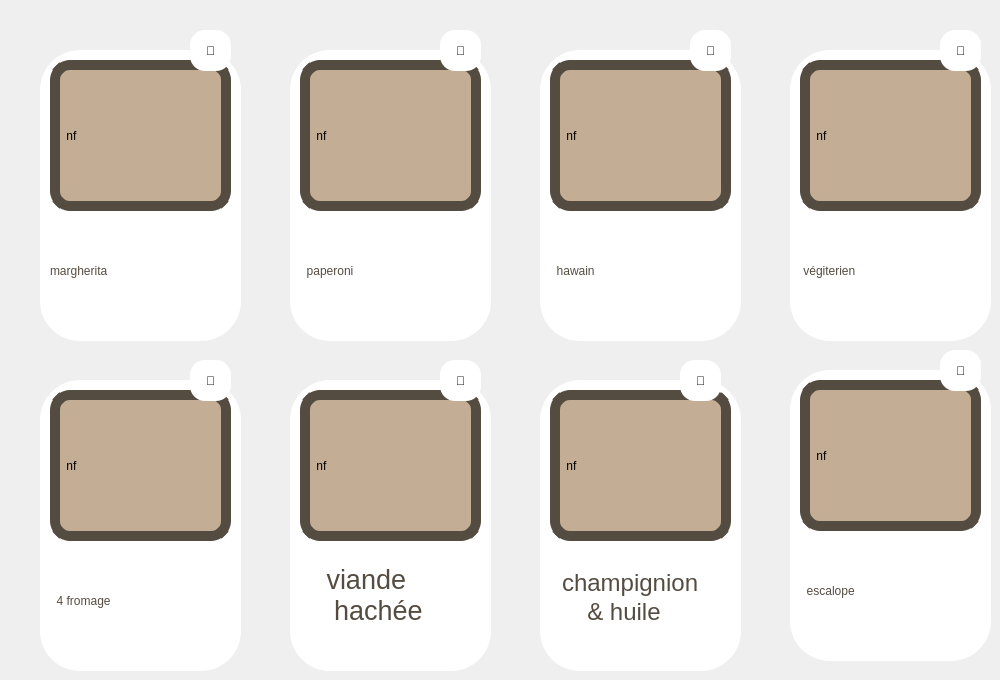
   <widget class="QWidget" name="tab_3">
    <attribute name="title">
     <string>pizza</string>
    </attribute>
    <widget class="QLabel" name="label_29">
     <property name="geometry">
      <rect>
       <x>290</x>
       <y>380</y>
       <width>201</width>
       <height>291</height>
      </rect>
     </property>
     <property name="styleSheet">
      <string notr="true">QLabel{border-radius:40px;background-color:white}</string>
     </property>
     <property name="text">
      <string/>
     </property>
    </widget>
    <widget class="QLabel" name="label_30">
     <property name="geometry">
      <rect>
       <x>290</x>
       <y>50</y>
       <width>201</width>
       <height>291</height>
      </rect>
     </property>
     <property name="styleSheet">
      <string notr="true">QLabel{border-radius:40px;background-color:white}</string>
     </property>
     <property name="text">
      <string/>
     </property>
    </widget>
    <widget class="QLabel" name="label_32">
     <property name="geometry">
      <rect>
       <x>40</x>
       <y>380</y>
       <width>201</width>
       <height>291</height>
      </rect>
     </property>
     <property name="styleSheet">
      <string notr="true">QLabel{border-radius:40px;background-color:white}</string>
     </property>
     <property name="text">
      <string/>
     </property>
    </widget>
    <widget class="QLabel" name="label_33">
     <property name="geometry">
      <rect>
       <x>540</x>
       <y>50</y>
       <width>201</width>
       <height>291</height>
      </rect>
     </property>
     <property name="styleSheet">
      <string notr="true">QLabel{border-radius:40px;background-color:white}</string>
     </property>
     <property name="text">
      <string/>
     </property>
    </widget>
    <widget class="QLabel" name="label_34">
     <property name="geometry">
      <rect>
       <x>40</x>
       <y>50</y>
       <width>201</width>
       <height>291</height>
      </rect>
     </property>
     <property name="styleSheet">
      <string notr="true">QLabel{border-radius:40px;background-color:white}</string>
     </property>
     <property name="text">
      <string/>
     </property>
    </widget>
    <widget class="QLabel" name="label_35">
     <property name="geometry">
      <rect>
       <x>790</x>
       <y>370</y>
       <width>201</width>
       <height>291</height>
      </rect>
     </property>
     <property name="styleSheet">
      <string notr="true">QLabel{border-radius:40px;background-color:white}</string>
     </property>
     <property name="text">
      <string/>
     </property>
    </widget>
    <widget class="QLabel" name="label_77">
     <property name="geometry">
      <rect>
       <x>50</x>
       <y>60</y>
       <width>181</width>
       <height>151</height>
      </rect>
     </property>
     <property name="styleSheet">
      <string notr="true">border-radius:20px;
background-color: rgb(195, 173, 148);border:10px solid rgb(85, 76, 65);</string>
     </property>
     <property name="text">
      <string> nf</string>
     </property>
    </widget>
    <widget class="QLabel" name="label_78">
     <property name="geometry">
      <rect>
       <x>300</x>
       <y>60</y>
       <width>181</width>
       <height>151</height>
      </rect>
     </property>
     <property name="styleSheet">
      <string notr="true">border-radius:20px;
background-color: rgb(195, 173, 148);border:10px solid rgb(85, 76, 65);</string>
     </property>
     <property name="text">
      <string> nf</string>
     </property>
    </widget>
    <widget class="QLabel" name="label_79">
     <property name="geometry">
      <rect>
       <x>550</x>
       <y>60</y>
       <width>181</width>
       <height>151</height>
      </rect>
     </property>
     <property name="styleSheet">
      <string notr="true">border-radius:20px;
background-color: rgb(195, 173, 148);border:10px solid rgb(85, 76, 65);</string>
     </property>
     <property name="text">
      <string> nf</string>
     </property>
    </widget>
    <widget class="QLabel" name="label_81">
     <property name="geometry">
      <rect>
       <x>50</x>
       <y>390</y>
       <width>181</width>
       <height>151</height>
      </rect>
     </property>
     <property name="styleSheet">
      <string notr="true">border-radius:20px;
background-color: rgb(195, 173, 148);border:10px solid rgb(85, 76, 65);</string>
     </property>
     <property name="text">
      <string> nf</string>
     </property>
    </widget>
    <widget class="QLabel" name="label_82">
     <property name="geometry">
      <rect>
       <x>300</x>
       <y>390</y>
       <width>181</width>
       <height>151</height>
      </rect>
     </property>
     <property name="styleSheet">
      <string notr="true">border-radius:20px;
background-color: rgb(195, 173, 148);border:10px solid rgb(85, 76, 65);</string>
     </property>
     <property name="text">
      <string> nf</string>
     </property>
    </widget>
    <widget class="QLabel" name="label_83">
     <property name="geometry">
      <rect>
       <x>800</x>
       <y>380</y>
       <width>181</width>
       <height>151</height>
      </rect>
     </property>
     <property name="styleSheet">
      <string notr="true">border-radius:20px;
background-color: rgb(195, 173, 148);border:10px solid rgb(85, 76, 65);</string>
     </property>
     <property name="text">
      <string> nf</string>
     </property>
    </widget>
    <widget class="QPushButton" name="yy">
     <property name="geometry">
      <rect>
       <x>800</x>
       <y>380</y>
       <width>181</width>
       <height>151</height>
      </rect>
     </property>
     <property name="styleSheet">
      <string notr="true">QPushButton{border-image:url(&quot;C:/image projet/pizza8.png&quot;);
border-radius:20px;}

QPushButton:hover{color:brown;margin-left:4px;margin-right:4px;margin-top:4px;margin-bottom:4px;border-radius:20px;}
QPushButton:pressed{border-radius:20px;}</string>
     </property>
     <property name="text">
      <string/>
     </property>
    </widget>
    <widget class="QPushButton" name="zz">
     <property name="geometry">
      <rect>
       <x>50</x>
       <y>60</y>
       <width>181</width>
       <height>151</height>
      </rect>
     </property>
     <property name="styleSheet">
      <string notr="true">QPushButton{border-image:url(&quot;C:/image projet/pizza1.png&quot;);
border-radius:20px;}
QPushButton:hover{color:brown;margin-left:4px;margin-right:4px;margin-top:4px;margin-bottom:4px;border-radius:20px;}
QPushButton:pressed{border-radius:20px;}</string>
     </property>
     <property name="text">
      <string/>
     </property>
    </widget>
    <widget class="QPushButton" name="pp">
     <property name="geometry">
      <rect>
       <x>300</x>
       <y>60</y>
       <width>181</width>
       <height>151</height>
      </rect>
     </property>
     <property name="styleSheet">
      <string notr="true">QPushButton{border-image:url(&quot;C:/image projet/pizza2.png&quot;);
border-radius:20px;}
QPushButton:hover{color:brown;margin-left:4px;margin-right:4px;margin-top:4px;margin-bottom:4px;border-radius:20px;}
QPushButton:pressed{border-radius:20px;}</string>
     </property>
     <property name="text">
      <string/>
     </property>
    </widget>
    <widget class="QPushButton" name="eee">
     <property name="geometry">
      <rect>
       <x>550</x>
       <y>60</y>
       <width>181</width>
       <height>151</height>
      </rect>
     </property>
     <property name="styleSheet">
      <string notr="true">QPushButton{border-image:url(&quot;C:/image projet/pizza3.png&quot;);
border-radius:20px;}
QPushButton:hover{color:brown;margin-left:4px;margin-right:4px;margin-top:4px;margin-bottom:4px;border-radius:20px;}
QPushButton:pressed{border-radius:20px;}</string>
     </property>
     <property name="text">
      <string/>
     </property>
    </widget>
    <widget class="QPushButton" name="tt">
     <property name="geometry">
      <rect>
       <x>300</x>
       <y>390</y>
       <width>181</width>
       <height>151</height>
      </rect>
     </property>
     <property name="styleSheet">
      <string notr="true">QPushButton{border-image:url(&quot;C:/image projet/pizza6.png&quot;);
border-radius:20px;}
QPushButton:hover{color:brown;margin-left:4px;margin-right:4px;margin-top:4px;margin-bottom:4px;border-radius:20px;}
QPushButton:pressed{border-radius:20px;}</string>
     </property>
     <property name="text">
      <string/>
     </property>
    </widget>
    <widget class="QPushButton" name="ss">
     <property name="geometry">
      <rect>
       <x>50</x>
       <y>390</y>
       <width>181</width>
       <height>151</height>
      </rect>
     </property>
     <property name="styleSheet">
      <string notr="true">QPushButton{border-image:url(&quot;C:/image projet/pizza5.png&quot;);
border-radius:20px;}
QPushButton:hover{color:brown;margin-left:4px;margin-right:4px;margin-top:4px;margin-bottom:4px;border-radius:20px;}
QPushButton:pressed{border-radius:20px;}</string>
     </property>
     <property name="text">
      <string/>
     </property>
    </widget>
    <widget class="QLabel" name="label_31">
     <property name="geometry">
      <rect>
       <x>790</x>
       <y>50</y>
       <width>201</width>
       <height>291</height>
      </rect>
     </property>
     <property name="styleSheet">
      <string notr="true">QLabel{border-radius:40px;background-color:white}</string>
     </property>
     <property name="text">
      <string/>
     </property>
    </widget>
    <widget class="QLabel" name="label_36">
     <property name="geometry">
      <rect>
       <x>540</x>
       <y>380</y>
       <width>201</width>
       <height>291</height>
      </rect>
     </property>
     <property name="styleSheet">
      <string notr="true">QLabel{border-radius:40px;background-color:white}</string>
     </property>
     <property name="text">
      <string/>
     </property>
    </widget>
    <widget class="QPushButton" name="uuu">
     <property name="geometry">
      <rect>
       <x>800</x>
       <y>60</y>
       <width>181</width>
       <height>151</height>
      </rect>
     </property>
     <property name="styleSheet">
      <string notr="true">QPushButton{border-image:url(&quot;C:/image projet/pizza4.png&quot;);
border-radius:20px;}
QPushButton:hover{color:brown;margin-left:4px;margin-right:4px;margin-top:4px;margin-bottom:4px;border-radius:20px;}
QPushButton:pressed{border-radius:20px;}</string>
     </property>
     <property name="text">
      <string/>
     </property>
    </widget>
    <widget class="QLabel" name="label_80">
     <property name="geometry">
      <rect>
       <x>800</x>
       <y>60</y>
       <width>181</width>
       <height>151</height>
      </rect>
     </property>
     <property name="styleSheet">
      <string notr="true">border-radius:20px;
background-color: rgb(195, 173, 148);border:10px solid rgb(85, 76, 65);</string>
     </property>
     <property name="text">
      <string> nf</string>
     </property>
    </widget>
    <widget class="QLabel" name="label_84">
     <property name="geometry">
      <rect>
       <x>550</x>
       <y>390</y>
       <width>181</width>
       <height>151</height>
      </rect>
     </property>
     <property name="styleSheet">
      <string notr="true">border-radius:20px;
background-color: rgb(195, 173, 148);border:10px solid rgb(85, 76, 65);</string>
     </property>
     <property name="text">
      <string> nf</string>
     </property>
    </widget>
    <widget class="QPushButton" name="fff">
     <property name="geometry">
      <rect>
       <x>550</x>
       <y>390</y>
       <width>181</width>
       <height>151</height>
      </rect>
     </property>
     <property name="styleSheet">
      <string notr="true">QPushButton{border-image:url(&quot;C:/image projet/pizaa7.png&quot;);
border-radius:20px;}
QPushButton:hover{color:brown;margin-left:4px;margin-right:4px;margin-top:4px;margin-bottom:4px;border-radius:20px;}
QPushButton:pressed{border-radius:20px;}</string>
     </property>
     <property name="text">
      <string/>
     </property>
    </widget>
    <widget class="QPushButton" name="btn28">
     <property name="geometry">
      <rect>
       <x>940</x>
       <y>30</y>
       <width>41</width>
       <height>41</height>
      </rect>
     </property>
     <property name="styleSheet">
      <string notr="true">background-color: rgb(255, 255, 255);border-radius:15px;
font: 15pt &quot;MS Shell Dlg 2&quot;;</string>
     </property>
     <property name="text">
      <string>🤍</string>
     </property>
    </widget>
    <widget class="QPushButton" name="btn27">
     <property name="geometry">
      <rect>
       <x>690</x>
       <y>30</y>
       <width>41</width>
       <height>41</height>
      </rect>
     </property>
     <property name="styleSheet">
      <string notr="true">background-color: rgb(255, 255, 255);border-radius:15px;
font: 15pt &quot;MS Shell Dlg 2&quot;;</string>
     </property>
     <property name="text">
      <string>🤍</string>
     </property>
    </widget>
    <widget class="QPushButton" name="btn26">
     <property name="geometry">
      <rect>
       <x>440</x>
       <y>30</y>
       <width>41</width>
       <height>41</height>
      </rect>
     </property>
     <property name="styleSheet">
      <string notr="true">background-color: rgb(255, 255, 255);border-radius:15px;
font: 15pt &quot;MS Shell Dlg 2&quot;;</string>
     </property>
     <property name="text">
      <string>🤍</string>
     </property>
    </widget>
    <widget class="QPushButton" name="btn25">
     <property name="geometry">
      <rect>
       <x>190</x>
       <y>30</y>
       <width>41</width>
       <height>41</height>
      </rect>
     </property>
     <property name="styleSheet">
      <string notr="true">background-color: rgb(255, 255, 255);border-radius:15px;
font: 15pt &quot;MS Shell Dlg 2&quot;;</string>
     </property>
     <property name="text">
      <string>🤍</string>
     </property>
    </widget>
    <widget class="QPushButton" name="btn30">
     <property name="geometry">
      <rect>
       <x>440</x>
       <y>360</y>
       <width>41</width>
       <height>41</height>
      </rect>
     </property>
     <property name="styleSheet">
      <string notr="true">background-color: rgb(255, 255, 255);border-radius:15px;
font: 15pt &quot;MS Shell Dlg 2&quot;;</string>
     </property>
     <property name="text">
      <string>🤍</string>
     </property>
    </widget>
    <widget class="QPushButton" name="btn31">
     <property name="geometry">
      <rect>
       <x>680</x>
       <y>360</y>
       <width>41</width>
       <height>41</height>
      </rect>
     </property>
     <property name="styleSheet">
      <string notr="true">background-color: rgb(255, 255, 255);border-radius:15px;
font: 15pt &quot;MS Shell Dlg 2&quot;;</string>
     </property>
     <property name="text">
      <string>🤍</string>
     </property>
    </widget>
    <widget class="QPushButton" name="btn32">
     <property name="geometry">
      <rect>
       <x>940</x>
       <y>350</y>
       <width>41</width>
       <height>41</height>
      </rect>
     </property>
     <property name="styleSheet">
      <string notr="true">background-color: rgb(255, 255, 255);border-radius:15px;
font: 15pt &quot;MS Shell Dlg 2&quot;;</string>
     </property>
     <property name="text">
      <string>🤍</string>
     </property>
    </widget>
    <widget class="QPushButton" name="btn29">
     <property name="geometry">
      <rect>
       <x>190</x>
       <y>360</y>
       <width>41</width>
       <height>41</height>
      </rect>
     </property>
     <property name="styleSheet">
      <string notr="true">background-color: rgb(255, 255, 255);border-radius:15px;
font: 15pt &quot;MS Shell Dlg 2&quot;;</string>
     </property>
     <property name="text">
      <string>🤍</string>
     </property>
    </widget>
    <widget class="QLabel" name="label_125">
     <property name="geometry">
      <rect>
       <x>50</x>
       <y>230</y>
       <width>181</width>
       <height>81</height>
      </rect>
     </property>
     <property name="styleSheet">
      <string notr="true">QLabel{border-radius:20px;
	color: rgb(85, 76, 65);
	font: 23pt &quot;Modern No. 20&quot;;}</string>
     </property>
     <property name="text">
      <string>margherita</string>
     </property>
    </widget>
    <widget class="QLabel" name="label_126">
     <property name="geometry">
      <rect>
       <x>300</x>
       <y>230</y>
       <width>181</width>
       <height>81</height>
      </rect>
     </property>
     <property name="styleSheet">
      <string notr="true">QLabel{border-radius:20px;
	color: rgb(85, 76, 65);
	font: 23pt &quot;Modern No. 20&quot;;}</string>
     </property>
     <property name="text">
      <string>  paperoni</string>
     </property>
    </widget>
    <widget class="QLabel" name="label_127">
     <property name="geometry">
      <rect>
       <x>550</x>
       <y>230</y>
       <width>181</width>
       <height>81</height>
      </rect>
     </property>
     <property name="styleSheet">
      <string notr="true">QLabel{border-radius:20px;
	color: rgb(85, 76, 65);
	font: 23pt &quot;Modern No. 20&quot;;}</string>
     </property>
     <property name="text">
      <string>  hawain</string>
     </property>
    </widget>
    <widget class="QLabel" name="label_128">
     <property name="geometry">
      <rect>
       <x>800</x>
       <y>230</y>
       <width>181</width>
       <height>81</height>
      </rect>
     </property>
     <property name="styleSheet">
      <string notr="true">QLabel{border-radius:20px;
	color: rgb(85, 76, 65);
	font: 23pt &quot;Modern No. 20&quot;;}</string>
     </property>
     <property name="text">
      <string> végiterien</string>
     </property>
    </widget>
    <widget class="QLabel" name="label_131">
     <property name="geometry">
      <rect>
       <x>50</x>
       <y>560</y>
       <width>181</width>
       <height>81</height>
      </rect>
     </property>
     <property name="styleSheet">
      <string notr="true">QLabel{border-radius:20px;
	color: rgb(85, 76, 65);
	font: 23pt &quot;Modern No. 20&quot;;}</string>
     </property>
     <property name="text">
      <string>  4 fromage</string>
     </property>
    </widget>
    <widget class="QLabel" name="label_132">
     <property name="geometry">
      <rect>
       <x>800</x>
       <y>550</y>
       <width>181</width>
       <height>81</height>
      </rect>
     </property>
     <property name="styleSheet">
      <string notr="true">QLabel{border-radius:20px;
	color: rgb(85, 76, 65);
	font: 23pt &quot;Modern No. 20&quot;;}</string>
     </property>
     <property name="text">
      <string>  escalope</string>
     </property>
    </widget>
    <widget class="QTextEdit" name="textEdit_2">
     <property name="geometry">
      <rect>
       <x>550</x>
       <y>560</y>
       <width>181</width>
       <height>81</height>
      </rect>
     </property>
     <property name="styleSheet">
      <string notr="true">border-radius:20px;
	color: rgb(85, 76, 65);
	font: 18pt &quot;Modern No. 20&quot;;</string>
     </property>
     <property name="html">
      <string>&lt;!DOCTYPE HTML PUBLIC &quot;-//W3C//DTD HTML 4.0//EN&quot; &quot;http://www.w3.org/TR/REC-html40/strict.dtd&quot;&gt;
&lt;html&gt;&lt;head&gt;&lt;meta name=&quot;qrichtext&quot; content=&quot;1&quot; /&gt;&lt;style type=&quot;text/css&quot;&gt;
p, li { white-space: pre-wrap; }
&lt;/style&gt;&lt;/head&gt;&lt;body style=&quot; font-family:'Modern No. 20'; font-size:18pt; font-weight:400; font-style:normal;&quot;&gt;
&lt;p style=&quot; margin-top:0px; margin-bottom:0px; margin-left:0px; margin-right:0px; -qt-block-indent:0; text-indent:0px;&quot;&gt;&lt;span style=&quot; font-size:22pt;&quot;&gt; &lt;/span&gt;champignion&lt;/p&gt;
&lt;p style=&quot; margin-top:0px; margin-bottom:0px; margin-left:0px; margin-right:0px; -qt-block-indent:0; text-indent:0px;&quot;&gt;     &amp;amp; huile&lt;/p&gt;&lt;/body&gt;&lt;/html&gt;</string>
     </property>
    </widget>
    <widget class="QTextEdit" name="textEdit_4">
     <property name="geometry">
      <rect>
       <x>300</x>
       <y>560</y>
       <width>181</width>
       <height>81</height>
      </rect>
     </property>
     <property name="styleSheet">
      <string notr="true">border-radius:20px;
	color: rgb(85, 76, 65);
	font: 18pt &quot;Modern No. 20&quot;;</string>
     </property>
     <property name="html">
      <string>&lt;!DOCTYPE HTML PUBLIC &quot;-//W3C//DTD HTML 4.0//EN&quot; &quot;http://www.w3.org/TR/REC-html40/strict.dtd&quot;&gt;
&lt;html&gt;&lt;head&gt;&lt;meta name=&quot;qrichtext&quot; content=&quot;1&quot; /&gt;&lt;style type=&quot;text/css&quot;&gt;
p, li { white-space: pre-wrap; }
&lt;/style&gt;&lt;/head&gt;&lt;body style=&quot; font-family:'Modern No. 20'; font-size:18pt; font-weight:400; font-style:normal;&quot;&gt;
&lt;p style=&quot; margin-top:0px; margin-bottom:0px; margin-left:0px; margin-right:0px; -qt-block-indent:0; text-indent:0px;&quot;&gt;&lt;span style=&quot; font-size:20pt;&quot;&gt;   viande &lt;/span&gt;&lt;/p&gt;
&lt;p style=&quot; margin-top:0px; margin-bottom:0px; margin-left:0px; margin-right:0px; -qt-block-indent:0; text-indent:0px;&quot;&gt;&lt;span style=&quot; font-size:20pt;&quot;&gt;    hachée&lt;/span&gt;&lt;/p&gt;&lt;/body&gt;&lt;/html&gt;</string>
     </property>
    </widget>
    <zorder>label_29</zorder>
    <zorder>label_30</zorder>
    <zorder>label_32</zorder>
    <zorder>label_33</zorder>
    <zorder>label_34</zorder>
    <zorder>label_35</zorder>
    <zorder>label_77</zorder>
    <zorder>label_78</zorder>
    <zorder>label_79</zorder>
    <zorder>label_81</zorder>
    <zorder>label_82</zorder>
    <zorder>label_83</zorder>
    <zorder>yy</zorder>
    <zorder>zz</zorder>
    <zorder>pp</zorder>
    <zorder>eee</zorder>
    <zorder>tt</zorder>
    <zorder>ss</zorder>
    <zorder>label_31</zorder>
    <zorder>label_36</zorder>
    <zorder>label_80</zorder>
    <zorder>uuu</zorder>
    <zorder>label_84</zorder>
    <zorder>fff</zorder>
    <zorder>btn28</zorder>
    <zorder>btn27</zorder>
    <zorder>btn26</zorder>
    <zorder>btn25</zorder>
    <zorder>btn30</zorder>
    <zorder>btn31</zorder>
    <zorder>btn32</zorder>
    <zorder>btn29</zorder>
    <zorder>label_125</zorder>
    <zorder>label_126</zorder>
    <zorder>label_127</zorder>
    <zorder>label_128</zorder>
    <zorder>label_131</zorder>
    <zorder>label_132</zorder>
    <zorder>textEdit_2</zorder>
    <zorder>textEdit_4</zorder>
   </widget>
